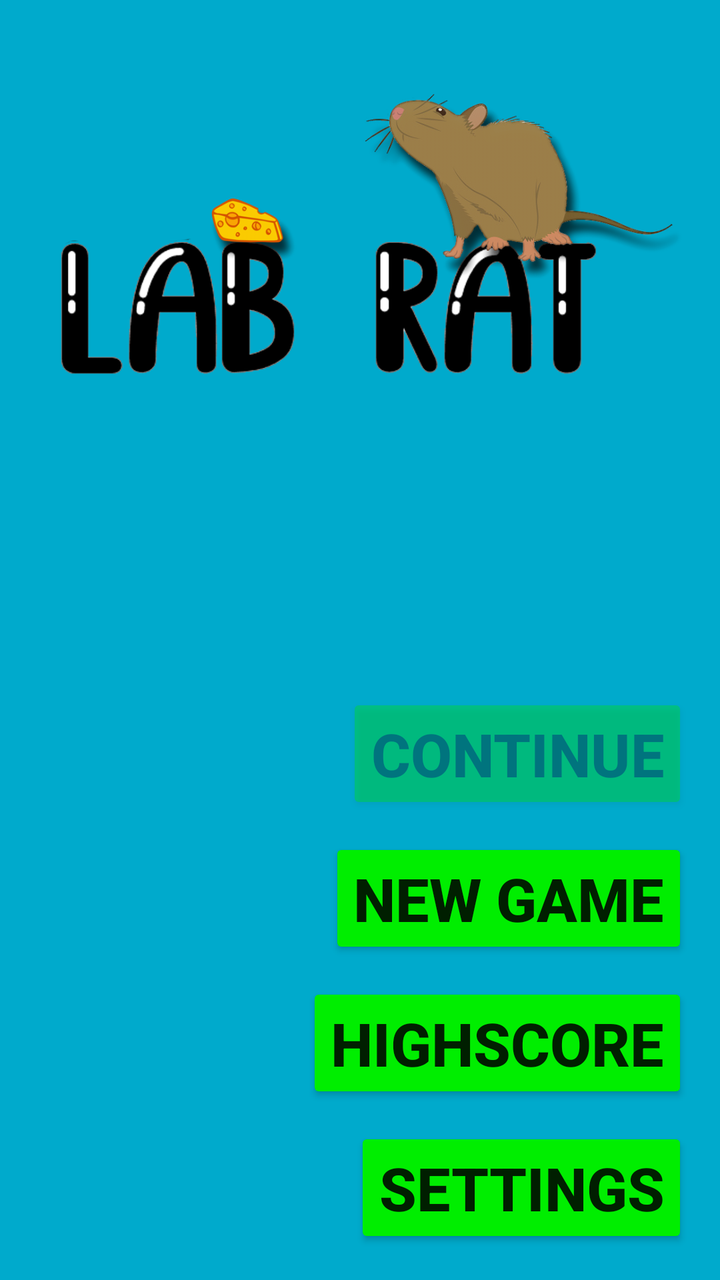
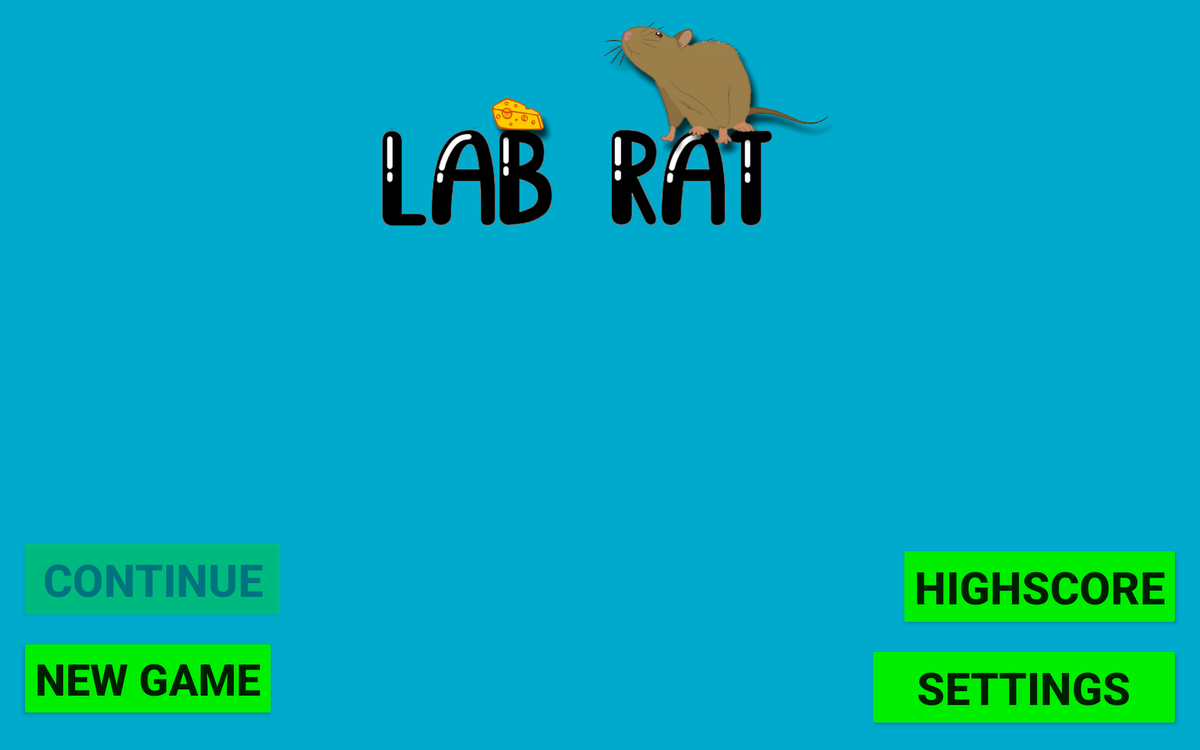

An Android layout and its configuration variant, each rendered on a device that would load it. The default file and the variant file are quoted in full after the pictures.
<!-- AndroidManifest.xml: application theme Theme.SlutProjekt -->
<!-- res/layout/fragment_menu.xml -->
<?xml version="1.0" encoding="utf-8"?>
<androidx.constraintlayout.widget.ConstraintLayout xmlns:android="http://schemas.android.com/apk/res/android"
    xmlns:app="http://schemas.android.com/apk/res-auto"
    xmlns:tools="http://schemas.android.com/tools"
    android:layout_width="match_parent"
    android:layout_height="match_parent"
    android:background="#00aacc">

    <ImageView
        android:id="@+id/logo"
        android:layout_width="match_parent"
        android:layout_height="wrap_content"
        android:layout_marginTop="32dp"
        android:adjustViewBounds="true"
        android:src="@drawable/logo_light"
        app:layout_constraintEnd_toEndOf="parent"
        app:layout_constraintStart_toStartOf="parent"
        app:layout_constraintTop_toTopOf="parent" />

    <Button
        android:id="@+id/continue_button"
        android:layout_width="wrap_content"
        android:layout_height="wrap_content"
        android:layout_marginEnd="16dp"
        android:layout_marginBottom="12dp"
        android:alpha="0.33"
        android:backgroundTint="#00EE00"
        android:text="@string/button_continue"
        android:textSize="30sp"
        android:textStyle="bold"
        app:layout_constraintBottom_toTopOf="@+id/new_game_button"
        app:layout_constraintEnd_toEndOf="parent" />

    <Button
        android:id="@+id/new_game_button"
        android:layout_width="wrap_content"
        android:layout_height="wrap_content"
        android:layout_marginEnd="16dp"

        android:layout_marginBottom="12dp"
        android:backgroundTint="#00EE00"
        android:text="@string/button_new_game"
        android:textSize="30sp"
        android:textStyle="bold"
        app:layout_constraintBottom_toTopOf="@+id/highscore_button"
        app:layout_constraintEnd_toEndOf="parent" />

    <Button
        android:id="@+id/highscore_button"
        android:layout_width="wrap_content"
        android:layout_height="wrap_content"
        android:layout_marginEnd="16dp"
        android:layout_marginBottom="12dp"
        android:backgroundTint="#00EE00"
        android:text="@string/button_highscore"
        android:textSize="30sp"
        android:textStyle="bold"
        app:layout_constraintBottom_toTopOf="@+id/settings_button"
        app:layout_constraintEnd_toEndOf="parent" />

    <Button
        android:id="@+id/settings_button"
        android:layout_width="wrap_content"
        android:layout_height="wrap_content"
        android:layout_marginEnd="16dp"
        android:layout_marginBottom="16dp"
        android:backgroundTint="#00EE00"
        android:text="@string/button_settings"
        android:textSize="30sp"
        android:textStyle="bold"
        app:layout_constraintBottom_toBottomOf="parent"
        app:layout_constraintEnd_toEndOf="parent" />

</androidx.constraintlayout.widget.ConstraintLayout>
<!-- resources referenced by this layout -->
<resources>
  <!-- drawable logo_light: png bitmap (drawable-v24, 131000 bytes) -->
  <string name="button_continue">Continue</string>
  <string name="button_highscore">Highscore</string>
  <string name="button_new_game">New Game</string>
  <string name="button_settings">Settings</string>
  <style name="Theme.SlutProjekt" parent="Theme.MaterialComponents.DayNight.DarkActionBar">
          
          <item name="colorPrimary">@color/purple_500</item>
          <item name="colorPrimaryVariant">@color/purple_700</item>
          <item name="colorOnPrimary">@color/white</item>
          
          <item name="colorSecondary">@color/teal_200</item>
          <item name="colorSecondaryVariant">@color/teal_700</item>
          <item name="colorOnSecondary">@color/black</item>
          
          <item name="android:statusBarColor" tools:targetApi="l">?attr/colorPrimaryVariant</item>
          
          <item name="colorOnBackground">@color/menu_background_day</item>
      </style>
  <color name="purple_500">#FF6200EE</color>
  <color name="purple_700">#FF3700B3</color>
  <color name="white">#FFFFFFFF</color>
  <color name="teal_200">#FF03DAC5</color>
  <color name="teal_700">#FF018786</color>
  <color name="black">#FF000000</color>
  <color name="menu_background_day">#00aacc</color>
</resources>
<!-- res/layout-large-land/fragment_menu.xml (the author's variant of the layout above) -->
<!-- drawn on a 7-inch tablet turned sideways -->
<?xml version="1.0" encoding="utf-8"?>
<androidx.constraintlayout.widget.ConstraintLayout xmlns:android="http://schemas.android.com/apk/res/android"
    xmlns:app="http://schemas.android.com/apk/res-auto"
    xmlns:tools="http://schemas.android.com/tools"
    android:layout_width="match_parent"
    android:layout_height="match_parent"
    android:background="#00aacc">

    <ImageView
        android:id="@+id/logo"
        android:layout_width="420dp"
        android:layout_height="wrap_content"
        android:adjustViewBounds="true"
        android:src="@drawable/logo_light"
        app:layout_constraintEnd_toEndOf="parent"
        app:layout_constraintStart_toStartOf="parent"
        app:layout_constraintTop_toTopOf="parent" />

    <Button
        android:id="@+id/continue_button"
        android:layout_width="wrap_content"
        android:layout_height="wrap_content"
        android:layout_marginStart="16dp"
        android:layout_marginBottom="12dp"
        android:alpha="0.33"
        android:backgroundTint="#00EE00"
        android:paddingHorizontal="18dp"
        android:text="@string/button_continue"
        android:textSize="36sp"
        android:textStyle="bold"
        app:layout_constraintBottom_toTopOf="@+id/new_game_button"
        app:layout_constraintStart_toStartOf="parent" />

    <Button
        android:id="@+id/new_game_button"
        android:layout_width="wrap_content"
        android:layout_height="wrap_content"

        android:layout_marginStart="16dp"
        android:layout_marginBottom="24dp"
        android:backgroundTint="#00EE00"
        android:text="@string/button_new_game"
        android:textSize="35sp"
        android:textStyle="bold"
        app:layout_constraintBottom_toBottomOf="parent"
        app:layout_constraintStart_toStartOf="parent" />

    <Button
        android:id="@+id/highscore_button"
        android:layout_width="wrap_content"
        android:layout_height="wrap_content"
        android:layout_marginEnd="16dp"
        android:layout_marginBottom="12dp"
        android:backgroundTint="#00EE00"
        android:text="@string/button_highscore"
        android:textSize="36sp"
        android:textStyle="bold"
        app:layout_constraintBottom_toTopOf="@+id/settings_button"
        app:layout_constraintEnd_toEndOf="parent" />

    <Button
        android:id="@+id/settings_button"
        android:layout_width="wrap_content"
        android:layout_height="wrap_content"
        android:layout_marginEnd="16dp"
        android:layout_marginBottom="16dp"
        android:backgroundTint="#00EE00"
        android:paddingHorizontal="39dp"
        android:text="@string/button_settings"
        android:textSize="36sp"
        android:textStyle="bold"
        app:layout_constraintBottom_toBottomOf="parent"
        app:layout_constraintEnd_toEndOf="parent" />

</androidx.constraintlayout.widget.ConstraintLayout>
